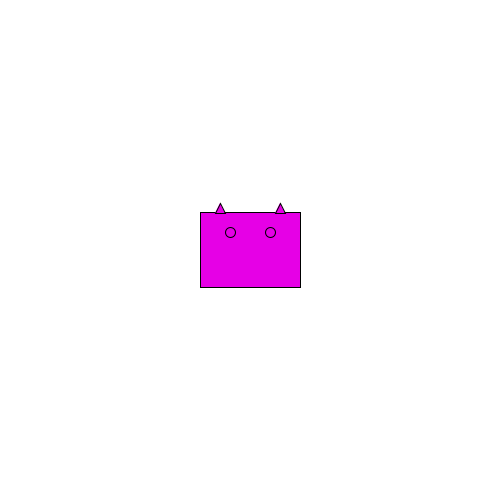
Frame 1 (no input)
Frame 60 (the mouse pressed at the canvas centre just before this capture): identical to frame 1, image omitted
Frame 120 (the mouse held since frame 60 and released just before this capture): identical to frame 1, image omitted

The Processing sketch that drew this single still picture (run headless with seeded random() and noise(); from frame 60 on, the mouse is pressed at the canvas centre):

// Processing sketch: RandomAndMonsters2
// ── RandomAndMonsters2.pde
int headX; 
int headY;
final int headWidth = 100;
final int headHeight = 75;
final color backgroundColor = color(255);
final color headColor = color(230, 0, 230);

void setup() {
  size(500, 500);
  headX = width/2;
  headY = height/2;
  rectMode(CENTER);
}

void draw() {
  background(backgroundColor);
  drawMonster(headX, headY, headWidth, headHeight, headColor); 
}

void mouseClicked() {
  headX = mouseX;
  headY = mouseY;
}

void drawMonster(int x, int y, int width, int height, color fillColor)
{ 
  final int eyeRadius = 5;
 
  fill(fillColor);
  rect(x, y, width, height);

  // Draw the left ear
  triangle(x - width/4, // x1
           y - height/2, // y1
           x - width/4 - 10, // x2
           y - height/2, // y2
           x - width/4 - 5, //x3
           y - height/2 - 10); //y3
 
  // Draw the right ear
  triangle(x + width/4, // x1
           y - height/2, // y1
           x + width/4 + 10, // x2
           y - height/2, // y2
           x + width/4 + 5, //x3
           y - height/2 - 10); //y3
 
  // Draw the left eye
  ellipse(x - width/5,
          y - height/4,
          eyeRadius * 2,
          eyeRadius * 2);
 
 // Draw the right eye
 ellipse(x + width/5,
         y - height/4,
         eyeRadius * 2,
         eyeRadius * 2);
}
